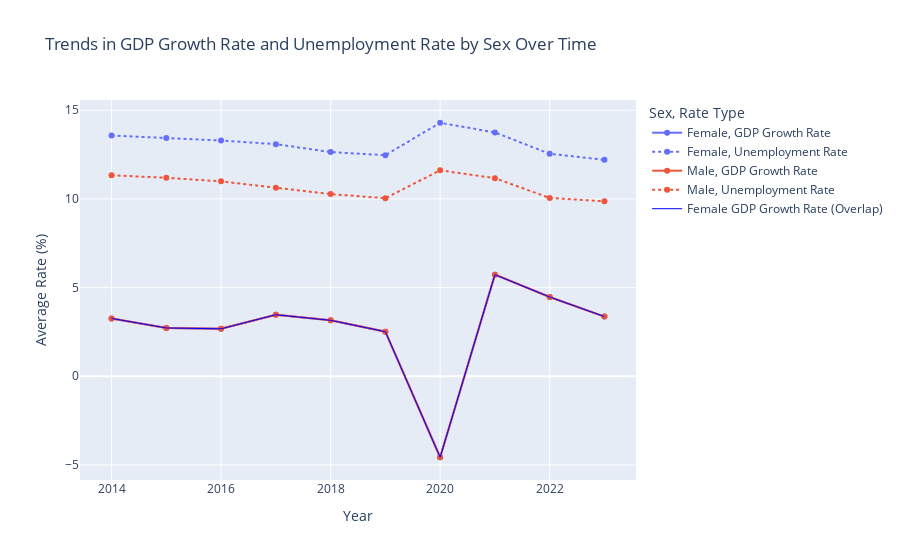

Notebook cell for this chart:
### Code cell
# Line Plot for Trends in GDP Growth Rate and Unemployment Rate by Sex Group Over Time
melted_trends = trends_sex.melt(
    id_vars = ['Year', 'Sex'], 
    value_vars = ['GDP Growth Rate', 'Unemployment Rate'],
    var_name = 'Rate Type', 
    value_name = 'Rate'
)

fig = px.line(
    melted_trends,
    x = 'Year',
    y = 'Rate',
    color = 'Sex',
    line_dash = 'Rate Type',  # Differentiates GDP and Unemployment
    title = 'Trends in GDP Growth Rate and Unemployment Rate by Sex Over Time',
    labels = {'Rate': 'Average Rate (%)', 'Year': 'Year', 'Rate Type': 'Rate Type'},
    markers = True
)

overlap_data = melted_trends[(melted_trends['Sex'] == 'Female') & (melted_trends['Rate Type'] == 'GDP Growth Rate')]

fig.add_trace(
    go.Scatter(
        x = overlap_data['Year'],
        y = overlap_data['Rate'],
        mode = 'lines',
        line = dict(color = 'blue', width=1),
        name = 'Female GDP Growth Rate (Overlap)',
    )
)

fig.show()

# 1. GDP Growth Rate:
#    - Male and female GDP growth rates overlap entirely, showing no variation by sex.
#    - Significant drop in 2020 (COVID-19), followed by recovery in 2021.

# 2. Unemployment Rate:
#    - Female unemployment consistently higher than male unemployment across years.
#    - Both rates show a general decline from 2014 to 2023.

# 3. Highlight:
#    - Highlighting female GDP growth emphasizes overlapping trends and directs attention to unemployment differences.

### Figure 1 — Plotly figure (JSON) as saved in the notebook; plotly's stock layout.template omitted (floating-point values rounded to 4 significant figures)
{"data": [{"hovertemplate": "Sex=Female<br>Rate Type=GDP Growth Rate<br>Year=%{x}<br>Average Rate (%)=%{y}<extra></extra>", "legendgroup": "Female, GDP Growth Rate", "line": {"color": "#636efa", "dash": "solid"}, "marker": {"symbol": "circle"}, "mode": "lines+markers", "name": "Female, GDP Growth Rate", "orientation": "v", "showlegend": true, "type": "scatter", "x": [2014, 2015, 2016, 2017, 2018, 2019, 2020, 2021, 2022, 2023], "xaxis": "x", "y": [3.26, 2.721, 2.674, 3.469, 3.152, 2.513, -4.57, 5.727, 4.469, 3.365], "yaxis": "y"}, {"hovertemplate": "Sex=Female<br>Rate Type=Unemployment Rate<br>Year=%{x}<br>Average Rate (%)=%{y}<extra></extra>", "legendgroup": "Female, Unemployment Rate", "line": {"color": "#636efa", "dash": "dot"}, "marker": {"symbol": "circle"}, "mode": "lines+markers", "name": "Female, Unemployment Rate", "orientation": "v", "showlegend": true, "type": "scatter", "x": [2014, 2015, 2016, 2017, 2018, 2019, 2020, 2021, 2022, 2023], "xaxis": "x", "y": [13.58, 13.44, 13.29, 13.09, 12.64, 12.47, 14.3, 13.75, 12.55, 12.21], "yaxis": "y"}, {"hovertemplate": "Sex=Male<br>Rate Type=GDP Growth Rate<br>Year=%{x}<br>Average Rate (%)=%{y}<extra></extra>", "legendgroup": "Male, GDP Growth Rate", "line": {"color": "#EF553B", "dash": "solid"}, "marker": {"symbol": "circle"}, "mode": "lines+markers", "name": "Male, GDP Growth Rate", "orientation": "v", "showlegend": true, "type": "scatter", "x": [2014, 2015, 2016, 2017, 2018, 2019, 2020, 2021, 2022, 2023], "xaxis": "x", "y": [3.26, 2.721, 2.674, 3.469, 3.152, 2.513, -4.57, 5.727, 4.469, 3.365], "yaxis": "y"}, {"hovertemplate": "Sex=Male<br>Rate Type=Unemployment Rate<br>Year=%{x}<br>Average Rate (%)=%{y}<extra></extra>", "legendgroup": "Male, Unemployment Rate", "line": {"color": "#EF553B", "dash": "dot"}, "marker": {"symbol": "circle"}, "mode": "lines+markers", "name": "Male, Unemployment Rate", "orientation": "v", "showlegend": true, "type": "scatter", "x": [2014, 2015, 2016, 2017, 2018, 2019, 2020, 2021, 2022, 2023], "xaxis": "x", "y": [11.33, 11.19, 10.99, 10.63, 10.27, 10.04, 11.61, 11.17, 10.06, 9.864], "yaxis": "y"}, {"line": {"color": "blue", "width": 1}, "mode": "lines", "name": "Female GDP Growth Rate (Overlap)", "type": "scatter", "x": [2014, 2015, 2016, 2017, 2018, 2019, 2020, 2021, 2022, 2023], "y": [3.26, 2.721, 2.674, 3.469, 3.152, 2.513, -4.57, 5.727, 4.469, 3.365]}], "layout": {"legend": {"title": {"text": "Sex, Rate Type"}, "tracegroupgap": 0}, "title": {"text": "Trends in GDP Growth Rate and Unemployment Rate by Sex Over Time"}, "xaxis": {"anchor": "y", "domain": [0, 1], "title": {"text": "Year"}}, "yaxis": {"anchor": "x", "domain": [0, 1], "title": {"text": "Average Rate (%)"}}}}
